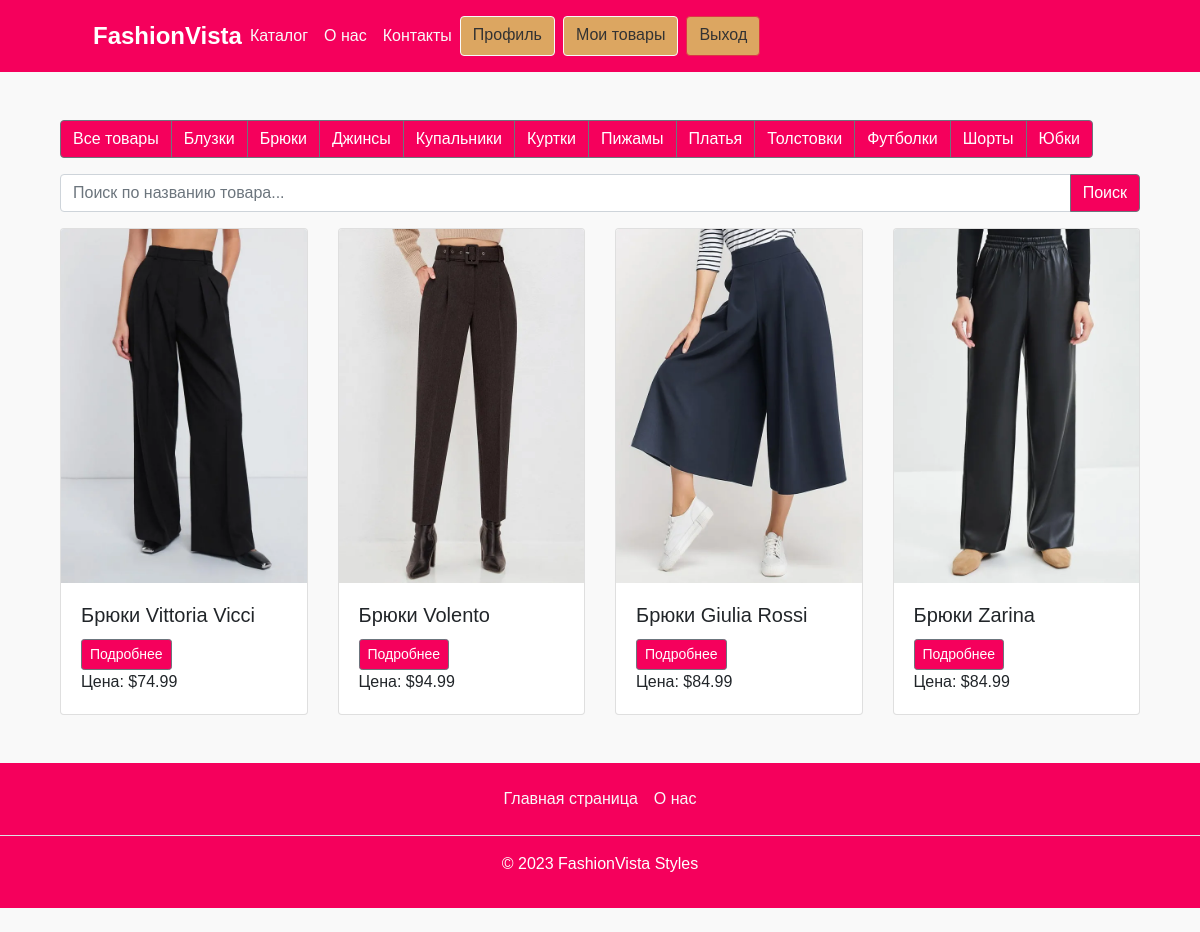
Page /catalog?category=Брюки (signed in) on the committed database.
### models.py (models this page shows, shortened)
class Products(db.Model):
    __tablename__ = 'products'
    id = db.Column(db.Integer, primary_key=True)
    name = db.Column(db.String(100), nullable=False)
    user_id = db.Column(db.Integer, db.ForeignKey("user.id"), nullable=False)
    category_id = db.Column(db.Integer, db.ForeignKey('category.id'), nullable=False)
    category = db.relationship('Category', backref=db.backref('products', lazy=True))
    image = db.Column(db.String(100))
    price = db.Column(db.Float, nullable=False)
    status = db.Column(db.String(100), default='active')

### app.py (the view)
@app.route('/catalog')
def catalog():
    category = request.args.get('category')
    if category:
        products = Products.query.filter(
            Products.category.has(name=category)
        ).all()
    else:
        products = Products.query.filter(Products.status == 'active').all()
    return render_template('catalog.html', products=products)

### app.py (called while the page is built)
@login_manager.user_loader
def load_user(user_id):
    return User.query.get(int(user_id))

### templates/catalog.html (shortened to what this page needs)
{% extends 'base.html' %}
{% block content %}
<div class="container my-5">
    <div class="btn-group mb-3" role="group" aria-label="Basic example">
        <a href="{{ url_for('catalog') }}" class="btn btn-secondary">Все товары</a>
        <a href="{{ url_for('catalog', category='Блузки') }}" class="btn btn-secondary">Блузки</a>
        <a href="{{ url_for('catalog', category='Брюки') }}" class="btn btn-secondary">Брюки</a>
        <a href="{{ url_for('catalog', category='Джинсы') }}" class="btn btn-secondary">Джинсы</a>
        <a href="{{ url_for('catalog', category='Купальники') }}" class="btn btn-secondary">Купальники</a>
        <a href="{{ url_for('catalog', category='Куртки') }}" class="btn btn-secondary">Куртки</a>
        <a href="{{ url_for('catalog', category='Пижамы') }}" class="btn btn-secondary">Пижамы</a>
        <a href="{{ url_for('catalog', category='Платья') }}" class="btn btn-secondary">Платья</a>
        <a href="{{ url_for('catalog', category='Толстовки') }}" class="btn btn-secondary">Толстовки</a>
        <a href="{{ url_for('catalog', category='Футболки') }}" class="btn btn-secondary">Футболки</a>
        <a href="{{ url_for('catalog', category='Шорты') }}" class="btn btn-secondary">Шорты</a>
        <a href="{{ url_for('catalog', category='Юбки') }}" class="btn btn-secondary">Юбки</a>
    </div>
    <div class="input-group mb-3">
        <input type="text" class="form-control" id="searchInput" placeholder="Поиск по названию товара...">
        <button class="btn btn-outline-secondary" type="button" id="searchButton">Поиск</button>
    </div>
    <div class="row row-cols-1 row-cols-md-4 g-4" id="productContainer">
        {% for product in products %}
        <div class="col product-card">
            <div class="card h-100">
                <img src="{{ product.image }}" class="card-img-top" alt="Данный товар потерял изображение">
                <div class="card-body">
                    <h5 class="card-title">{{ product.name }}</h5>
                    <form action="/item/{{ product.id }}" method="POST">
                        <button type="submit" class="btn btn-sm btn-outline-secondary">Подробнее</button>
                    </form>
                    <form action="/add_to_cart/{{ product.id }}" method="POST">
                        <p class="card-text">Цена: ${{ product.price }}</p>
                    </form>
                </div>
            </div>
        </div>
        {% endfor %}
    </div>
</div>
{% endblock %}

### static/styles/style.css (style rules this page uses)
body { font-family: Arial, sans-serif; margin: 0; padding: 0; }
.btn { background-color: #f5005c; color: white; }

### templates/base.html (style rules this page uses)
body { background-color: #f9f9f9; color: #333; font-family: Arial, sans-serif; }

### rows in the picture
Products: image (picture), name "Брюки Vittoria Vicci", price "74.99"
Products: image (picture), name "Брюки Volento", price "94.99"
Products: image (picture), name "Брюки Giulia Rossi", price "84.99"
Products: image (picture), name "Брюки Zarina", price "84.99"
